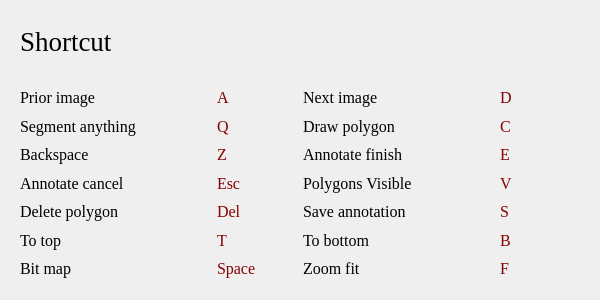
<?xml version="1.0" encoding="UTF-8"?>
<ui version="4.0">
 <class>Dialog</class>
 <widget class="QDialog" name="Dialog">
  <property name="geometry">
   <rect>
    <x>0</x>
    <y>0</y>
    <width>600</width>
    <height>300</height>
   </rect>
  </property>
  <property name="sizePolicy">
   <sizepolicy hsizetype="Preferred" vsizetype="Expanding">
    <horstretch>0</horstretch>
    <verstretch>0</verstretch>
   </sizepolicy>
  </property>
  <property name="minimumSize">
   <size>
    <width>600</width>
    <height>300</height>
   </size>
  </property>
  <property name="maximumSize">
   <size>
    <width>600</width>
    <height>300</height>
   </size>
  </property>
  <property name="font">
   <font>
    <kerning>true</kerning>
   </font>
  </property>
  <property name="windowTitle">
   <string>help</string>
  </property>
  <layout class="QVBoxLayout" name="verticalLayout">
   <item>
    <widget class="QWidget" name="widget" native="true">
     <property name="minimumSize">
      <size>
       <width>0</width>
       <height>60</height>
      </size>
     </property>
     <property name="maximumSize">
      <size>
       <width>16777215</width>
       <height>60</height>
      </size>
     </property>
     <layout class="QHBoxLayout" name="horizontalLayout">
      <item>
       <widget class="QLabel" name="label">
        <property name="font">
         <font>
          <family>Times New Roman</family>
          <pointsize>20</pointsize>
          <weight>50</weight>
          <italic>false</italic>
          <bold>false</bold>
         </font>
        </property>
        <property name="text">
         <string>Shortcut</string>
        </property>
        <property name="textFormat">
         <enum>Qt::AutoText</enum>
        </property>
       </widget>
      </item>
     </layout>
    </widget>
   </item>
   <item>
    <widget class="QWidget" name="widget_2" native="true">
     <property name="font">
      <font>
       <family>Times New Roman</family>
       <pointsize>12</pointsize>
      </font>
     </property>
     <layout class="QGridLayout" name="gridLayout">
      <item row="5" column="3">
       <widget class="QLabel" name="label_20">
        <property name="maximumSize">
         <size>
          <width>80</width>
          <height>16777215</height>
         </size>
        </property>
        <property name="font">
         <font>
          <family>Times New Roman</family>
          <pointsize>12</pointsize>
         </font>
        </property>
        <property name="styleSheet">
         <string notr="true">color: rgb(133, 0, 0);</string>
        </property>
        <property name="text">
         <string>B</string>
        </property>
       </widget>
      </item>
      <item row="4" column="3">
       <widget class="QLabel" name="label_19">
        <property name="maximumSize">
         <size>
          <width>80</width>
          <height>16777215</height>
         </size>
        </property>
        <property name="font">
         <font>
          <family>Times New Roman</family>
          <pointsize>12</pointsize>
         </font>
        </property>
        <property name="styleSheet">
         <string notr="true">color: rgb(133, 0, 0);</string>
        </property>
        <property name="text">
         <string>S</string>
        </property>
       </widget>
      </item>
      <item row="0" column="3">
       <widget class="QLabel" name="label_17">
        <property name="maximumSize">
         <size>
          <width>80</width>
          <height>16777215</height>
         </size>
        </property>
        <property name="font">
         <font>
          <family>Times New Roman</family>
          <pointsize>12</pointsize>
         </font>
        </property>
        <property name="styleSheet">
         <string notr="true">color: rgb(133, 0, 0);</string>
        </property>
        <property name="text">
         <string>D</string>
        </property>
       </widget>
      </item>
      <item row="5" column="1">
       <widget class="QLabel" name="label_15">
        <property name="maximumSize">
         <size>
          <width>80</width>
          <height>16777215</height>
         </size>
        </property>
        <property name="font">
         <font>
          <family>Times New Roman</family>
          <pointsize>12</pointsize>
         </font>
        </property>
        <property name="styleSheet">
         <string notr="true">color: rgb(133, 0, 0);</string>
        </property>
        <property name="text">
         <string>T</string>
        </property>
       </widget>
      </item>
      <item row="0" column="1">
       <widget class="QLabel" name="label_7">
        <property name="maximumSize">
         <size>
          <width>80</width>
          <height>16777215</height>
         </size>
        </property>
        <property name="font">
         <font>
          <family>Times New Roman</family>
          <pointsize>12</pointsize>
         </font>
        </property>
        <property name="styleSheet">
         <string notr="true">color: rgb(133, 0, 0);</string>
        </property>
        <property name="text">
         <string>A</string>
        </property>
       </widget>
      </item>
      <item row="0" column="0">
       <widget class="QLabel" name="label_2">
        <property name="font">
         <font>
          <pointsize>12</pointsize>
         </font>
        </property>
        <property name="text">
         <string>Prior image</string>
        </property>
       </widget>
      </item>
      <item row="4" column="2">
       <widget class="QLabel" name="label_10">
        <property name="font">
         <font>
          <pointsize>12</pointsize>
         </font>
        </property>
        <property name="text">
         <string>Save annotation</string>
        </property>
       </widget>
      </item>
      <item row="1" column="3">
       <widget class="QLabel" name="label_18">
        <property name="maximumSize">
         <size>
          <width>80</width>
          <height>16777215</height>
         </size>
        </property>
        <property name="font">
         <font>
          <family>Times New Roman</family>
          <pointsize>12</pointsize>
         </font>
        </property>
        <property name="styleSheet">
         <string notr="true">color: rgb(133, 0, 0);</string>
        </property>
        <property name="text">
         <string>C</string>
        </property>
       </widget>
      </item>
      <item row="1" column="2">
       <widget class="QLabel" name="label_5">
        <property name="font">
         <font>
          <pointsize>12</pointsize>
         </font>
        </property>
        <property name="text">
         <string>Draw polygon</string>
        </property>
       </widget>
      </item>
      <item row="6" column="0">
       <widget class="QLabel" name="label_14">
        <property name="font">
         <font>
          <pointsize>12</pointsize>
         </font>
        </property>
        <property name="text">
         <string>Bit map</string>
        </property>
       </widget>
      </item>
      <item row="6" column="1">
       <widget class="QLabel" name="label_16">
        <property name="maximumSize">
         <size>
          <width>80</width>
          <height>16777215</height>
         </size>
        </property>
        <property name="font">
         <font>
          <family>Times New Roman</family>
          <pointsize>12</pointsize>
         </font>
        </property>
        <property name="styleSheet">
         <string notr="true">color: rgb(133, 0, 0);</string>
        </property>
        <property name="text">
         <string>Space</string>
        </property>
       </widget>
      </item>
      <item row="6" column="2">
       <widget class="QLabel" name="label_11">
        <property name="font">
         <font>
          <pointsize>12</pointsize>
         </font>
        </property>
        <property name="text">
         <string>Zoom fit</string>
        </property>
       </widget>
      </item>
      <item row="6" column="3">
       <widget class="QLabel" name="label_21">
        <property name="maximumSize">
         <size>
          <width>80</width>
          <height>16777215</height>
         </size>
        </property>
        <property name="font">
         <font>
          <family>Times New Roman</family>
          <pointsize>12</pointsize>
         </font>
        </property>
        <property name="styleSheet">
         <string notr="true">color: rgb(133, 0, 0);</string>
        </property>
        <property name="text">
         <string>F</string>
        </property>
       </widget>
      </item>
      <item row="1" column="0">
       <widget class="QLabel" name="label_4">
        <property name="font">
         <font>
          <pointsize>12</pointsize>
         </font>
        </property>
        <property name="text">
         <string>Segment anything</string>
        </property>
       </widget>
      </item>
      <item row="5" column="2">
       <widget class="QLabel" name="label_9">
        <property name="font">
         <font>
          <pointsize>12</pointsize>
         </font>
        </property>
        <property name="text">
         <string>To bottom</string>
        </property>
       </widget>
      </item>
      <item row="4" column="0">
       <widget class="QLabel" name="label_6">
        <property name="font">
         <font>
          <pointsize>12</pointsize>
         </font>
        </property>
        <property name="text">
         <string>Delete polygon</string>
        </property>
       </widget>
      </item>
      <item row="4" column="1">
       <widget class="QLabel" name="label_13">
        <property name="maximumSize">
         <size>
          <width>80</width>
          <height>16777215</height>
         </size>
        </property>
        <property name="font">
         <font>
          <family>Times New Roman</family>
          <pointsize>12</pointsize>
         </font>
        </property>
        <property name="styleSheet">
         <string notr="true">color: rgb(133, 0, 0);</string>
        </property>
        <property name="text">
         <string>Del</string>
        </property>
       </widget>
      </item>
      <item row="1" column="1">
       <widget class="QLabel" name="label_12">
        <property name="maximumSize">
         <size>
          <width>80</width>
          <height>16777215</height>
         </size>
        </property>
        <property name="font">
         <font>
          <family>Times New Roman</family>
          <pointsize>12</pointsize>
         </font>
        </property>
        <property name="styleSheet">
         <string notr="true">color: rgb(133, 0, 0);</string>
        </property>
        <property name="text">
         <string>Q</string>
        </property>
       </widget>
      </item>
      <item row="0" column="2">
       <widget class="QLabel" name="label_3">
        <property name="font">
         <font>
          <pointsize>12</pointsize>
         </font>
        </property>
        <property name="text">
         <string>Next image</string>
        </property>
       </widget>
      </item>
      <item row="2" column="0">
       <widget class="QLabel" name="label_22">
        <property name="font">
         <font>
          <pointsize>12</pointsize>
         </font>
        </property>
        <property name="text">
         <string>Backspace</string>
        </property>
       </widget>
      </item>
      <item row="2" column="1">
       <widget class="QLabel" name="label_23">
        <property name="font">
         <font>
          <family>Times New Roman</family>
          <pointsize>12</pointsize>
         </font>
        </property>
        <property name="styleSheet">
         <string notr="true">color: rgb(133, 0, 0);</string>
        </property>
        <property name="text">
         <string>Z</string>
        </property>
       </widget>
      </item>
      <item row="2" column="3">
       <widget class="QLabel" name="label_25">
        <property name="font">
         <font>
          <family>Times New Roman</family>
          <pointsize>12</pointsize>
         </font>
        </property>
        <property name="styleSheet">
         <string notr="true">color: rgb(133, 0, 0);</string>
        </property>
        <property name="text">
         <string>E</string>
        </property>
       </widget>
      </item>
      <item row="2" column="2">
       <widget class="QLabel" name="label_24">
        <property name="font">
         <font>
          <pointsize>12</pointsize>
         </font>
        </property>
        <property name="text">
         <string>Annotate finish</string>
        </property>
       </widget>
      </item>
      <item row="3" column="0">
       <widget class="QLabel" name="label_26">
        <property name="font">
         <font>
          <pointsize>12</pointsize>
         </font>
        </property>
        <property name="text">
         <string>Annotate cancel</string>
        </property>
       </widget>
      </item>
      <item row="3" column="1">
       <widget class="QLabel" name="label_27">
        <property name="font">
         <font>
          <family>Times New Roman</family>
          <pointsize>12</pointsize>
         </font>
        </property>
        <property name="styleSheet">
         <string notr="true">color: rgb(133, 0, 0);</string>
        </property>
        <property name="text">
         <string>Esc</string>
        </property>
       </widget>
      </item>
      <item row="5" column="0">
       <widget class="QLabel" name="label_8">
        <property name="font">
         <font>
          <pointsize>12</pointsize>
         </font>
        </property>
        <property name="text">
         <string>To top</string>
        </property>
       </widget>
      </item>
      <item row="3" column="2">
       <widget class="QLabel" name="label_28">
        <property name="text">
         <string>Polygons Visible</string>
        </property>
       </widget>
      </item>
      <item row="3" column="3">
       <widget class="QLabel" name="label_29">
        <property name="styleSheet">
         <string notr="true">color: rgb(133, 0, 0);</string>
        </property>
        <property name="text">
         <string>V</string>
        </property>
       </widget>
      </item>
     </layout>
    </widget>
   </item>
  </layout>
 </widget>
 <resources>
  <include location="../icons.qrc"/>
 </resources>
 <connections/>
</ui>
